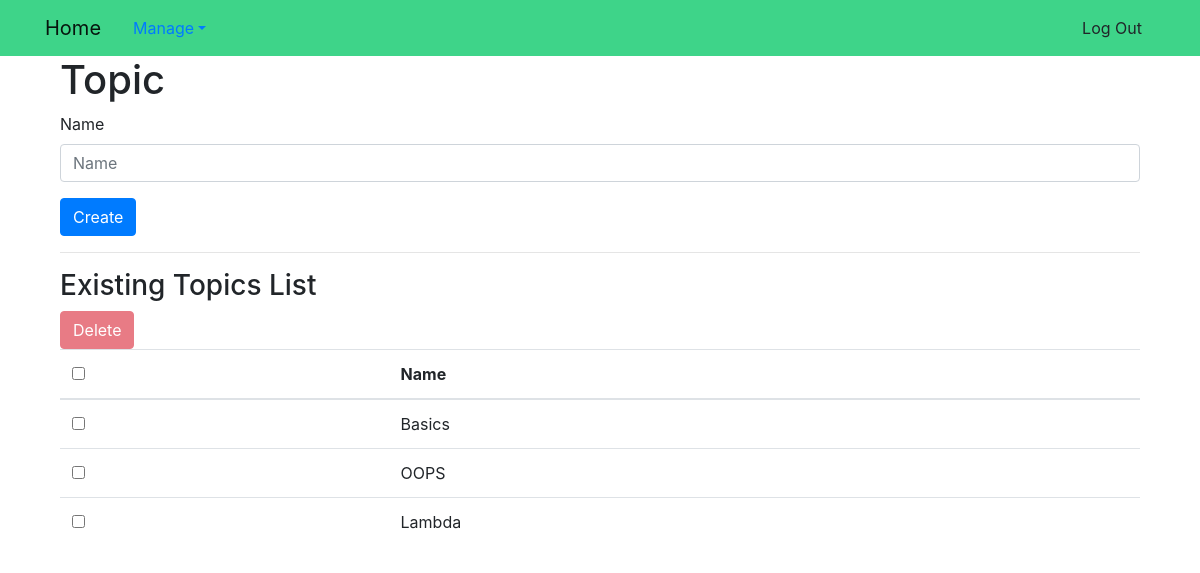
Page /topic/ (signed in) on the earlier database version.
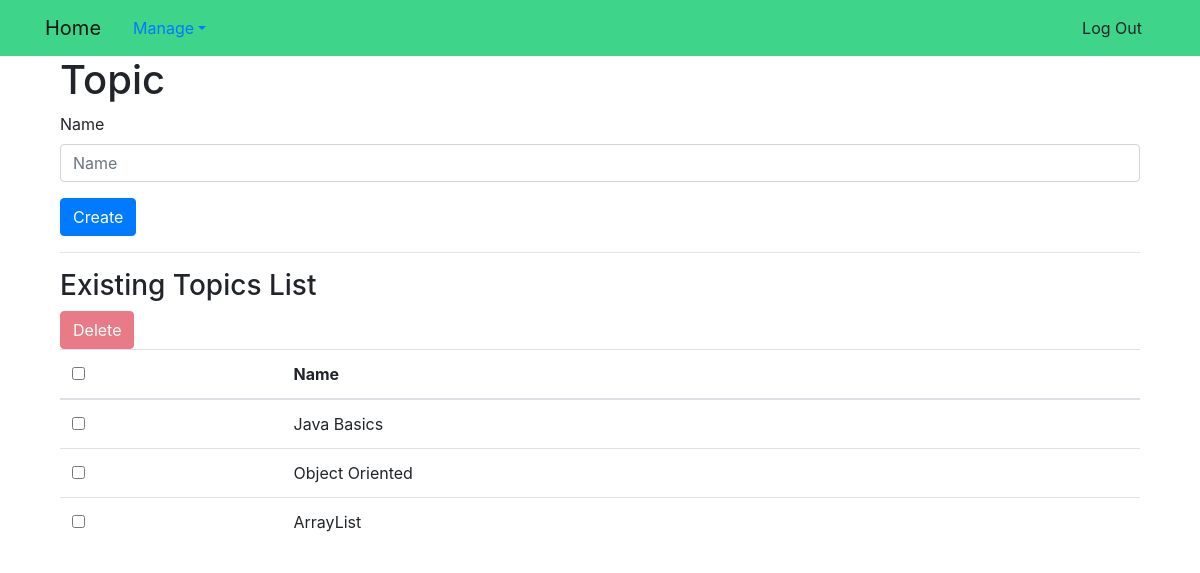
Same page on the later database version.
### exam_app/models.py (models this page shows, shortened)
class Topic(models.Model):
    name = models.CharField(max_length=1024, unique=True)

### exam_app/views.py (the view)
# urls.py: url('^topic/$', views.CreateTopicView.as_view(), name='topic'),
class CreateTopicView(SuperUserRequiredMixin, CreateView):
    form_class = forms.CreateTopicForm
    success_url = reverse_lazy('exam_app:topic')
    template_name = 'exam_app/topic.html'
    def get_context_data(self, **kwargs):
        kwargs['topic_list'] = models.Topic.objects.order_by('id')
        return super(CreateTopicView, self).get_context_data(**kwargs)

### exam_app/forms.py
class CreateTopicForm(forms.ModelForm):
    class Meta:
        model = Topic
        fields = ('name',)
        widgets = {
            'name': forms.TextInput(attrs={'class': 'textinputclass'}),
        }

### exam_app/views.py (called while the page is built)
    def test_func(self):
        return self.request.user.is_superuser

### exam_app/templates/exam_app/topic.html (shortened to what this page needs)
{% extends "base.html" %}
{% load bootstrap4 %}
{% block body_block %}
<div class="container">
    <h1>Topic</h1>
    <form name="f1" id="f1" method="POST">
        {% bootstrap_form form %}
        <input type="submit" class="btn btn-primary" value="Create">
    </form>
    <hr>
    <h3>Existing Topics List</h3>
    <div class="toolbar">
        <form id="form-btn" name="form-btn" action="/topic/delete/" method="POST">
            <button id="remove" class="btn btn-danger" disabled onclick="remove()">Delete</button>
        </form>
    </div>
    <table class="table">
        <thead>
            <tr>
                {% if topic_list %}
                <th scope="col"><input type="checkbox" class="largerCheckbox" id="all" onchange="setSelection(this)">
                </th>
                {% else %}
                <th>#</th>
                {% endif %}
                <th scope="col">Name</th>
            </tr>
        </thead>
        <tbody>
            {% for topic in topic_list %}
            <tr>
                <th scope="row">
                    <input type="checkbox" class="largerCheckbox" id="{{topic.pk}}" onchange="setSelection(this)">
                </th>
                <td>{{topic.name}}</td>
            </tr>
            {% empty %}
            <tr>
                <td colspan="2">No Topics Found</td>
            </tr>
            {% endfor %}
        </tbody>
    </table>
</div>
{% endblock %}

Differences in the rows shown:
removed Topic: name "Basics"
removed Topic: name "OOPS"
removed Topic: name "Lambda"
added Topic: name "Java Basics"
added Topic: name "Object Oriented"
added Topic: name "ArrayList"
